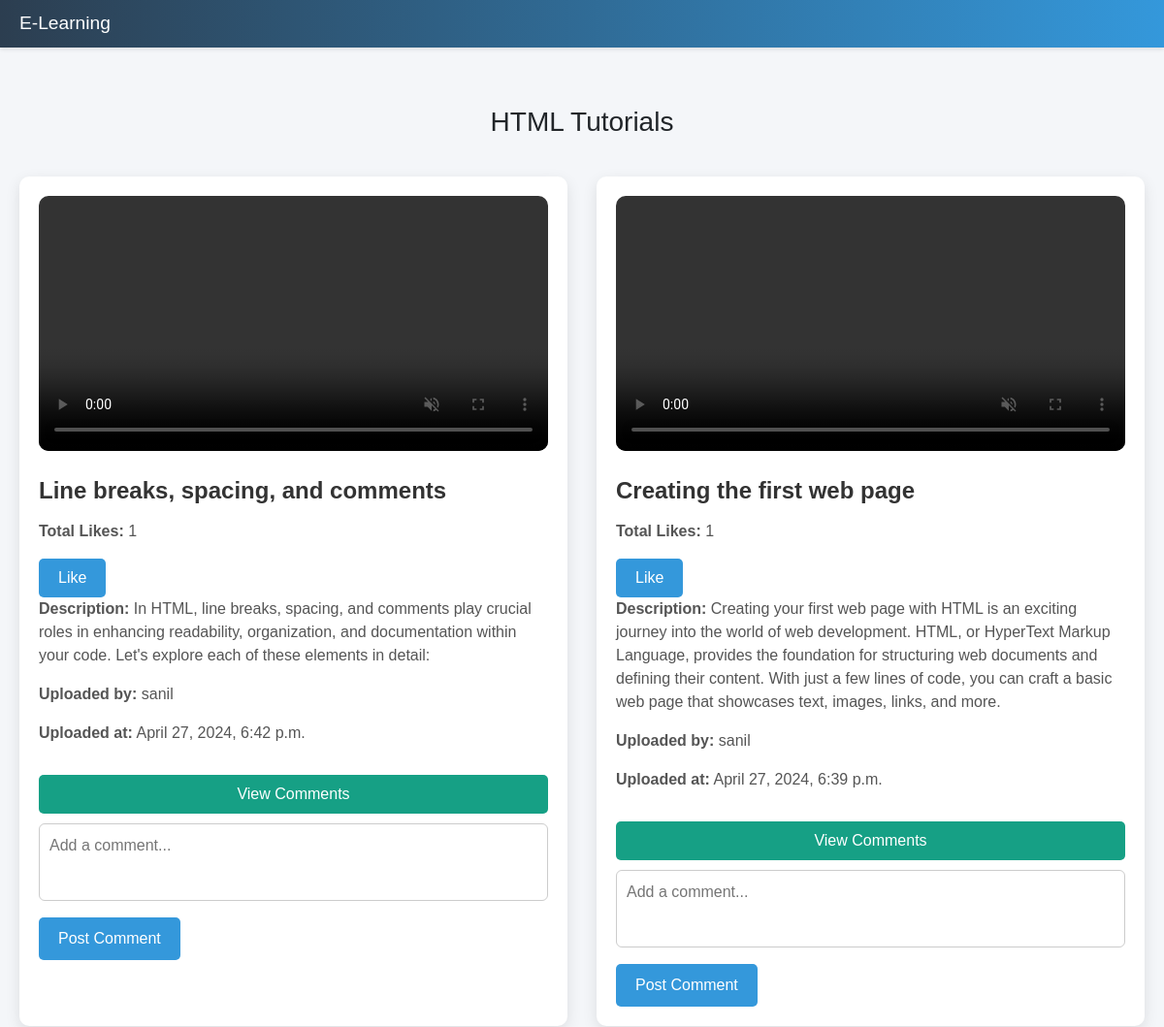
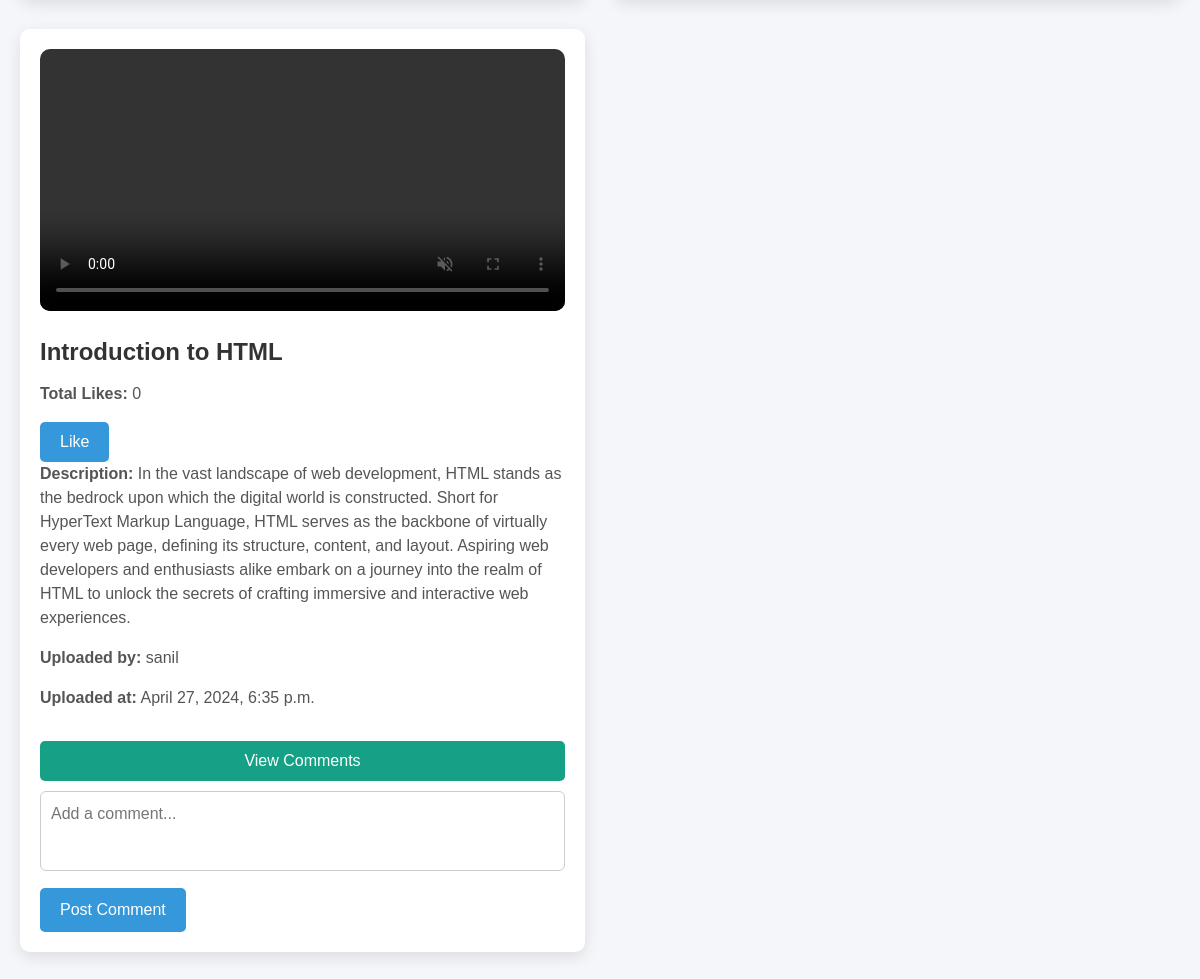
The page /html/watch-html-videos/ on the database its author committed (2 pictures, top to bottom).
### Faculty/models.py (models this page shows, shortened)
class Video(models.Model):
    title = models.CharField(max_length=100)
    course = models.CharField(max_length=100, null=True, blank=True)
    video_file = models.FileField(upload_to='videos/')
    description = models.TextField(default='')
    faculty = models.ForeignKey(get_user_model(), on_delete=models.CASCADE, null=True, blank=True)
    uploaded_at = models.DateTimeField(auto_now_add=True)

### accounts/models.py (models this page shows)
class CustUser(AbstractUser):
    email = models.EmailField(unique=True)
    phone = models.IntegerField(null=True)
    options = (
        ('Male', 'Male'),
        ('Female', 'Female'),
        ('Others', 'Others')
    )
    COURSE_CHOICES = [
        ('Python', 'Python'),
        ('HTML', 'HTML'),
        ('PHP', 'PHP'),
        ('None', 'None')# SELECTING COURSE
    ]
    gender = models.CharField(max_length=100, choices=options, null=True, default='Male')
    age = models.IntegerField(null=True)
    Course = models.CharField(max_length=10, choices=COURSE_CHOICES, default='None', null=True, blank=True)
    is_student = models.BooleanField(null=True, blank=True, default=False)
    is_faculty = models.BooleanField(null=True, blank=True, default=False)
    is_hr = models.BooleanField(null=True, blank=True, default=False)
    is_active_basic = models.BooleanField(default=False, null=True, blank=True)
    is_active_inter = models.BooleanField(default=False, null=True, blank=True)
    is_active_adv = models.BooleanField(default=False, null=True, blank=True)
    is_active_coding = models.BooleanField(default=False, null=True, blank=True)

### exam2/views.py (the view)
# urls.py: path('watch-html-videos/', watch_html_videos, name='watch_html_videos'),
def watch_html_videos(request):
    videos = Video.objects.filter(course="HTML").annotate(like_count=Count('likes')).order_by('-uploaded_at')
    return render(request, 'watch_html_videos.html', {'videos': videos})

### exam2/templates/watch_html_videos.html (shortened to what this page needs)
<!DOCTYPE html>
<html lang="en">
<head>
    <link href="https://cdn.jsdelivr.net/npm/bootstrap@5.0.2/dist/css/bootstrap.min.css" rel="stylesheet">
</head>
<body>
<section id="one">
    <nav class="navbar">
        <a href="{% url 'htmlintro' %}">E-Learning</a>
    </nav>
</section>
<div class="container">
    <h3 class="text-center">HTML Tutorials</h3>
    <div class="video-list">
        {% for video in videos %}
        <div class="video-item">
            <video id="video-{{ video.id }}" muted controls {% if not forloop.first %}disabled{% endif %}>
                <source src="{{ video.video_file.url }}" type="video/mp4">
            </video>
            <h2 class="video-title">{{ video.title }}</h2>
            <p><strong>Total Likes:</strong> {{ video.likes.count }}</p>
            <form id="like-form-{{ video.id }}" action="{% url 'toggle_like_html' video_id=video.id %}" method="post">
                <input type="submit" class="button-like" value="Like">
            </form>
            <p><strong>Description:</strong> {{ video.description }}</p>
            <p><strong>Uploaded by:</strong> {{ video.faculty }}</p>
            <p><strong>Uploaded at:</strong> {{ video.uploaded_at }}</p>
            <button class="toggle-comments btn btn-outline-primary w-100">View Comments</button>
            <form class="comment-form" action="{% url 'add_comment_html' video_id=video.id %}" method="post">
                <textarea name="comment_text" rows="4" placeholder="Add a comment..."></textarea><br>
                <input type="submit" value="Post Comment">
            </form>
        </div>
        {% endfor %}
    </div>
</div>
</body>
</html>

### exam2/templates/watch_html_videos.html (style rules this page uses)
body { font-family: 'Arial', sans-serif; background-color: #f4f6f9; margin: 0; padding: 0; }
.navbar { background: linear-gradient(90deg, #2c3e50 0%, #3498db 100%); padding: 10px 20px; box-shadow: 0 2px 4px rgba(0, 0, 0, 0.1); }
.navbar a { color: white; font-size: 1.2rem; font-weight: 500; margin-right: 20px; text-decoration: none; transition: all 0.3s ease; }
.container { max-width: 1200px; margin: 40px auto; padding: 20px; }
.video-list { display: grid; grid-template-columns: repeat(2, 1fr); gap: 30px; margin-top: 30px; }
.video-item { background-color: white; border-radius: 10px; padding: 20px; box-shadow: 0 5px 15px rgba(0, 0, 0, 0.1); transition: all 0.3s ease; }
.video-item h2 { font-size: 1.5rem; margin-bottom: 15px; font-weight: bold; color: #333; }
.video-item video { width: 100%; border-radius: 10px; margin-bottom: 20px; }
.video-item p { font-size: 1rem; color: #555; }
.button-like { background-color: #3498db; color: white; border: none; padding: 8px 20px; border-radius: 5px; cursor: pointer; font-size: 1rem; transition: all 0.3s ease; }
.toggle-comments { background-color: #16a085; color: white; border: none; padding: 8px 20px; border-radius: 5px; cursor: pointer; margin-top: 15px; font-size: 1rem; transition: all 0.3s ease; }
.comment-form textarea { width: 100%; height: 80px; border-radius: 6px; padding: 10px; font-size: 1rem; border: 1px solid #ccc; margin-top: 10px; resize: none; transition: all 0.3s ease; }
.comment-form input[type="submit"] { margin-top: 10px; background-color: #3498db; color: white; border: none; padding: 10px 20px; border-radius: 5px; cursor: pointer; font-size: 1rem; transition: all 0.3s ease; }

### rows shown on the page
Video: title "Line breaks, spacing, and comments", likes.count "1", description "In HTML, line breaks, spacing, and comments play crucial roles in enhancing readability, organization, and documentation within your code. Let's explore each of these elements in detail:", faculty "sanil", uploaded_at "April 27, 2024, 6:42 p.m."
Video: title "Creating the first web page", likes.count "1", description "Creating your first web page with HTML is an exciting journey into the world of web development. HTML, or HyperText Markup Language, provides the foundation for structuring web documents and defining their content. With just a few lines of code, you can craft a basic web page that showcases text, images, links, and more.", faculty "sanil", uploaded_at "April 27, 2024, 6:39 p.m."
Video: title "Introduction to HTML", likes.count "0", description "In the vast landscape of web development, HTML stands as the bedrock upon which the digital world is constructed. Short for HyperText Markup Language, HTML serves as the backbone of virtually every web page, defining its structure, content, and layout. Aspiring web developers and enthusiasts alike embark on a journey into the realm of HTML to unlock the secrets of crafting immersive and interactive web experiences.", faculty "sanil", uploaded_at "April 27, 2024, 6:35 p.m."
